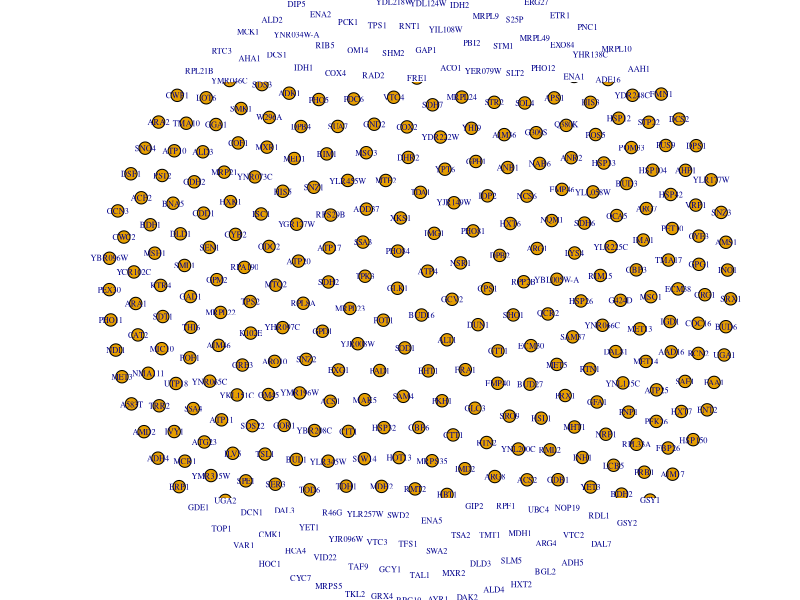

Generate this figure with R:
## ---- chunk 1
# Load in our data
proteomic <- read.csv("trimmed_proteomic_Data.csv")


## ---- chunk 2

## ---- chunk 3
library(igraph)
## ---- chunk 4
# Visualize 350 nodes corresponding to the significant hits in our data
nodes <- unique(c(proteomic$contrast, proteomic$Gene))

g <- make_empty_graph()
g <- add_vertices(g, length(nodes))
V(g)$name <- nodes

plot(g, 
     margin = -.4,
     vertex.size = 4,
     vertex.label.cex = .5
     )
## ---- chunk 5
edges <- data.frame(
  from = proteomic$Gene,
  to = proteomic$contrast,
  LogFC = proteomic$logFC,
  p = proteomic$P.Value
  
)
